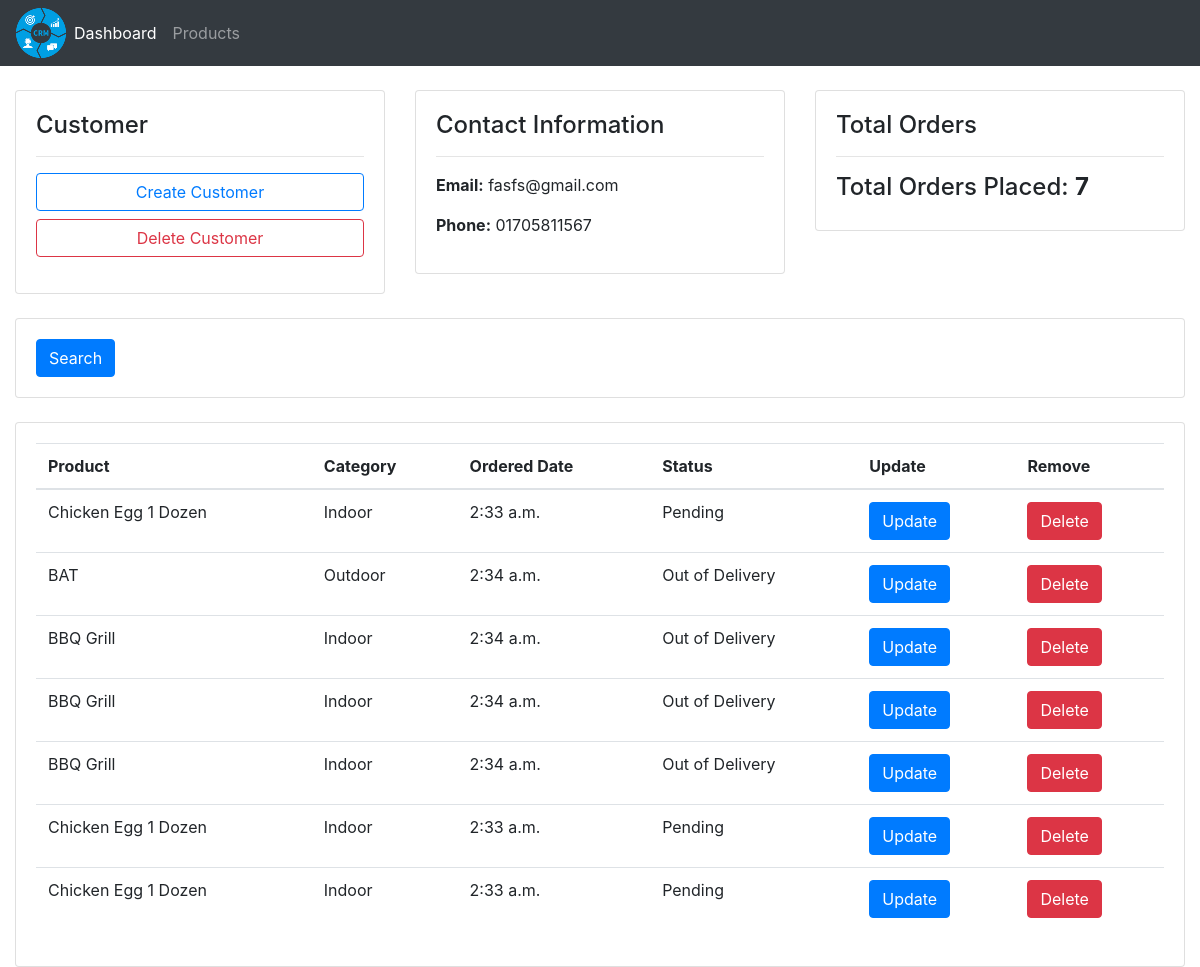
The page /dashboard/customers-info/3/ on the database its author committed.
### accounts/models.py (models this page shows, shortened)
class Customer(models.Model):
    name = models.CharField(max_length=60)
    phone = models.CharField(max_length=50)
    email = models.CharField(max_length=60)
    date_created = models.TimeField(auto_now_add=True)

class Order(models.Model):
    STATUS = (
        ('Pending', 'Pending'),
        ('Out of Delivery', 'Out of Delivery'),
        ('Delivered', 'Delivered'),
    )
    customer = models.ForeignKey(Customer,null=True, on_delete=models.SET_NULL)
    product = models.ForeignKey(Product,null=True, on_delete=models.SET_NULL)
    date_created = models.TimeField(auto_now_add=True)
    status = models.CharField(max_length=200, choices=STATUS)

class Product(models.Model):
    CATEGORY=(
        ('Indoor', 'Indoor'),
        ('Outdoor', 'Outdoor'),
    )
    name = models.CharField(max_length=60)
    price = models.FloatField()
    category = models.CharField(max_length=50, choices=CATEGORY)
    description = models.CharField(max_length=200, blank=True)
    date_created = models.TimeField(auto_now_add=True)
    tags = models.ManyToManyField(Tag)
    def __str__(self):
        return self.name

### accounts/views.py (the view)
# urls.py: path('customers-info/<int:pk>/', views.customers, name='customers'),
def customers(request, pk):
    customer = models.Customer.objects.get(id = pk)
    order = customer.order_set.all()
    context = {'customer': customer,
               'order': order
              }
    return render(request, 'accounts/customers.html', context)

### accounts/templates/accounts/customers.html
{% extends 'accounts/base.html' %}
{% block content %}
<div class="container-fluid">
    <div class="row">
        <div class="col-md">
            <div class="card">
                <div class="card-body ">
                    <h4 class="card-title"> Customer </h4>
                    <hr>
                    <form action="" method="post">
                        <a href="#" class="btn btn-outline-primary btn-block">Create Customer</a>
                        <a href="#" class="btn btn-outline-danger btn-block">Delete Customer</a>
                    </form>
                </div>
            </div>
        </div>
        <div class="col-md">
            <div class="card">
                <div class="card-body">
                    <h4 class="card-title"> Contact Information </h4>
                    <hr>
                    <form action="" method="get">
                        <p><b>Email:</b> {{customer.email}} </p>
                        <p><b>Phone:</b> {{customer.phone}} </p>
                    </form>
                </div>
            </div>
        </div>
        <div class="col-md">
            <div class="card">
                <div class="card-body">
                    <h4 class="card-title"> Total Orders </h4>
                    <hr>
                    <h4>Total Orders Placed: <b>{{order.count}}</b></h4>
                </div>
            </div>
        </div>
    </div>
<br>
    <div class="row">
        <div class="col-md">
            <div class="card ">
                <div class="card-body">
                    <button type="button" class="btn btn-primary">Search</button>
                </div>
            </div>
        </div>
    </div>
<br>
    <div class="row">
        <div class="col-md">
            <div class="card">
                <div class="card-body">
                    <table class="table">
                        <thead>
                            <tr>
                                <th scope="col">Product</th>
                                <th scope="col">Category</th>
                                <th scope="col">Ordered Date</th>
                                <th scope="col">Status</th>
                                <th scope="col">Update</th>
                                <th scope="col">Remove</th>
                            </tr>
                        </thead>
                        <tbody>
                            {% for info in order%}
                                <tr>
                                    <td>{{ info.product }}</td>
                                    <td>{{ info.product.category }}</td>
                                    <td>{{ info.product.date_created }}</td>
                                    <td>{{ info.status }}</td>
                                    <td><button type="button" class="btn btn-primary">Update</button></td>
                                    <td><button type="button" class="btn btn-danger">Delete</button></td>
                                </tr>
                            {% endfor %}
                        </tbody>
                    </table>
                </div>
            </div>
        </div>
    </div>
</div>
{% endblock %}

### rows shown on the page
Customer: email "fasfs@gmail.com", phone "01705811567", count "7"
Order: product "Chicken Egg 1 Dozen", product.category "Indoor", product.date_created "2:33 a.m.", status "Pending"
Order: product "BAT", product.category "Outdoor", product.date_created "2:34 a.m.", status "Out of Delivery"
Order: product "BBQ Grill", product.category "Indoor", product.date_created "2:34 a.m.", status "Out of Delivery"
Order: product "BBQ Grill", product.category "Indoor", product.date_created "2:34 a.m.", status "Out of Delivery"
Order: product "BBQ Grill", product.category "Indoor", product.date_created "2:34 a.m.", status "Out of Delivery"
Order: product "Chicken Egg 1 Dozen", product.category "Indoor", product.date_created "2:33 a.m.", status "Pending"
Order: product "Chicken Egg 1 Dozen", product.category "Indoor", product.date_created "2:33 a.m.", status "Pending"
